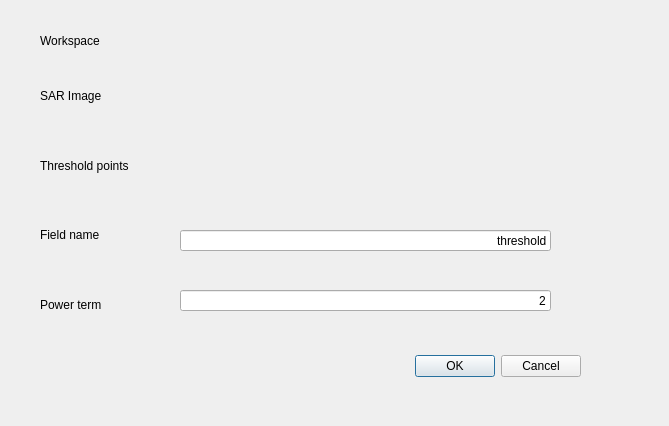
<?xml version="1.0" encoding="UTF-8"?>
<ui version="4.0">
 <class>SARFloodATDialogBase</class>
 <widget class="QDialog" name="SARFloodATDialogBase">
  <property name="geometry">
   <rect>
    <x>0</x>
    <y>0</y>
    <width>669</width>
    <height>426</height>
   </rect>
  </property>
  <property name="windowTitle">
   <string>Interpolate to Flood</string>
  </property>
  <widget class="QDialogButtonBox" name="button_box">
   <property name="geometry">
    <rect>
     <x>240</x>
     <y>350</y>
     <width>341</width>
     <height>32</height>
    </rect>
   </property>
   <property name="orientation">
    <enum>Qt::Horizontal</enum>
   </property>
   <property name="standardButtons">
    <set>QDialogButtonBox::Cancel|QDialogButtonBox::Ok</set>
   </property>
  </widget>
  <widget class="QLabel" name="label">
   <property name="geometry">
    <rect>
     <x>40</x>
     <y>20</y>
     <width>121</width>
     <height>41</height>
    </rect>
   </property>
   <property name="text">
    <string>Workspace</string>
   </property>
  </widget>
  <widget class="QLabel" name="label_2">
   <property name="geometry">
    <rect>
     <x>40</x>
     <y>80</y>
     <width>131</width>
     <height>31</height>
    </rect>
   </property>
   <property name="text">
    <string>SAR Image</string>
   </property>
  </widget>
  <widget class="QLabel" name="label_3">
   <property name="geometry">
    <rect>
     <x>40</x>
     <y>140</y>
     <width>131</width>
     <height>51</height>
    </rect>
   </property>
   <property name="text">
    <string>Threshold points</string>
   </property>
  </widget>
  <widget class="QLineEdit" name="mField">
   <property name="geometry">
    <rect>
     <x>180</x>
     <y>230</y>
     <width>371</width>
     <height>21</height>
    </rect>
   </property>
   <property name="text">
    <string>threshold</string>
   </property>
   <property name="alignment">
    <set>Qt::AlignRight|Qt::AlignTrailing|Qt::AlignVCenter</set>
   </property>
   <property name="placeholderText">
    <string/>
   </property>
  </widget>
  <widget class="QLabel" name="label_5">
   <property name="geometry">
    <rect>
     <x>40</x>
     <y>210</y>
     <width>131</width>
     <height>49</height>
    </rect>
   </property>
   <property name="text">
    <string>Field name</string>
   </property>
  </widget>
  <widget class="QgsFileWidget" name="mWorkspace">
   <property name="geometry">
    <rect>
     <x>170</x>
     <y>-10</y>
     <width>441</width>
     <height>101</height>
    </rect>
   </property>
   <property name="storageMode">
    <enum>QgsFileWidget::GetDirectory</enum>
   </property>
  </widget>
  <widget class="QgsFileWidget" name="mSAR">
   <property name="geometry">
    <rect>
     <x>170</x>
     <y>70</y>
     <width>439</width>
     <height>57</height>
    </rect>
   </property>
   <property name="storageMode">
    <enum>QgsFileWidget::GetMultipleFiles</enum>
   </property>
  </widget>
  <widget class="QgsFileWidget" name="mThresholdPnts">
   <property name="geometry">
    <rect>
     <x>170</x>
     <y>140</y>
     <width>439</width>
     <height>57</height>
    </rect>
   </property>
   <property name="storageMode">
    <enum>QgsFileWidget::GetMultipleFiles</enum>
   </property>
  </widget>
  <widget class="QLineEdit" name="mPower">
   <property name="geometry">
    <rect>
     <x>180</x>
     <y>290</y>
     <width>371</width>
     <height>21</height>
    </rect>
   </property>
   <property name="text">
    <string>2</string>
   </property>
   <property name="alignment">
    <set>Qt::AlignRight|Qt::AlignTrailing|Qt::AlignVCenter</set>
   </property>
   <property name="placeholderText">
    <string/>
   </property>
  </widget>
  <widget class="QLabel" name="label_6">
   <property name="geometry">
    <rect>
     <x>40</x>
     <y>280</y>
     <width>131</width>
     <height>49</height>
    </rect>
   </property>
   <property name="text">
    <string>Power term</string>
   </property>
  </widget>
 </widget>
 <customwidgets>
  <customwidget>
   <class>QgsFileWidget</class>
   <extends>QWidget</extends>
   <header>qgsfilewidget.h</header>
  </customwidget>
 </customwidgets>
 <resources/>
 <connections>
  <connection>
   <sender>button_box</sender>
   <signal>accepted()</signal>
   <receiver>SARFloodATDialogBase</receiver>
   <slot>accept()</slot>
   <hints>
    <hint type="sourcelabel">
     <x>20</x>
     <y>20</y>
    </hint>
    <hint type="destinationlabel">
     <x>20</x>
     <y>20</y>
    </hint>
   </hints>
  </connection>
  <connection>
   <sender>button_box</sender>
   <signal>rejected()</signal>
   <receiver>SARFloodATDialogBase</receiver>
   <slot>reject()</slot>
   <hints>
    <hint type="sourcelabel">
     <x>20</x>
     <y>20</y>
    </hint>
    <hint type="destinationlabel">
     <x>20</x>
     <y>20</y>
    </hint>
   </hints>
  </connection>
 </connections>
</ui>
